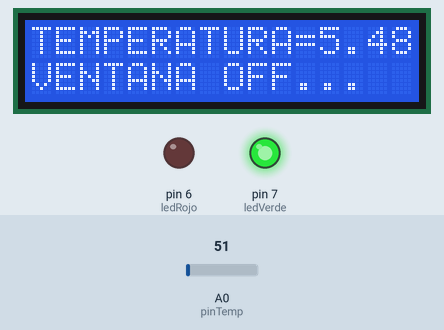
Simulated run of this sketch. Board: Arduino Uno, built with avr-gcc and run on an emulated ATmega328P. Shown: 16×2 character LCD, output pins drawn as LEDs (lit = HIGH). The test bench sets the inputs (shaded band); at power-on: A0 (pinTemp) = 51. What the sketch prints to the serial monitor is not drawn.

Above: at 2.2 s.
2.3 s: A0 (pinTemp) set to 61
At 3.5 s:
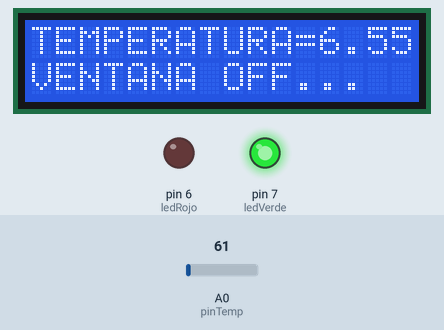
4.5 s: A0 (pinTemp) set to 71
At 5.5 s:
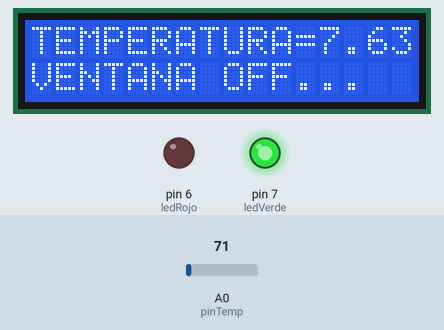
6.6 s: A0 (pinTemp) set to 86
At 7.5 s:
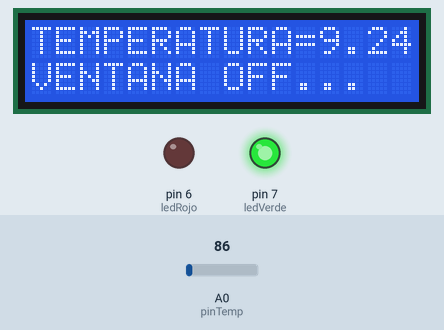
Timing chart, 0 to 9.6 s (numbered marks = the images above; inputs shaded):
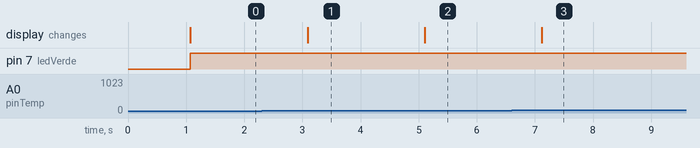

The sketch:

Greenhouse.ino
```cpp
/*
 * Programa de atomatizacion de un invernadero de tamaño pequeño en relacion a controlar temperatura y humedad
 *
 * @author djavic96
 * @version 0.5
 */
#include  <LiquidCrystal.h>

// CONSTRUCTOR PARA LA PANTALLA LCD 16X2
// AQUI SE CONFIGURAN LOS PINES PARA LA COMUNICACION CON LA PANTALLA
LiquidCrystal lcd(12, 11, 5, 4, 3, 2);

//Variables umbrales

float tempUmbral = 25.0;
float humUmbral = 0;

//////////////////////

const int ledRojo = 6;
const int ledVerde = 7;

float tempC; // Variable para almacenar el valor obtenido del sensor (0 a 1023)
int pinTemp = 0; // Variable del pin de entrada del sensor (A0)

void setup(){

  Serial.begin(9600);//iniciamos la consola

  lcd.begin(16, 2);//Iniciamos la pantalla de 16x32

  pinMode(ledRojo,OUTPUT);
  pinMode(ledVerde,OUTPUT);

  lcd.home();//Movemos el cursor al inicio
  lcd.print("Bienvenido");

  lcd.setCursor ( 0, 1 );//Movemos el cursor a esa posicion e imprimimos
  lcd.print("Encendiendo...");

  delay(1000);
  lcd.noDisplay();//Limpiamos la pantalla para comenzar el programa
  lcd.display();

}

void loop(){

  tempC = analogRead(pinTemp);//Leemos la entrada del sendor de temperatura

  tempC = (1.1 * tempC * 100.0)/1024.0;  //Con esta formula calculamos la temperatura en Cº

  Serial.print(tempC);//Imprimimos la temperatura en la consola
  Serial.print("\n");


 lcd.home();
 lcd.print("TEMPERATURA=");//Imprimos la temperatura en la pantalla
 lcd.print(tempC);

 if(tempC > tempUmbral){
  lcd.setCursor(0, 1);
  digitalWrite(ledVerde,LOW);
  digitalWrite(ledRojo,HIGH);
  lcd.print("VENTANA ON");

  //PONER ACCIONES PARA ABRIR VENTANA

 }else{
  lcd.setCursor(0, 1);
  digitalWrite(ledRojo,LOW);
  digitalWrite(ledVerde,HIGH);
  lcd.print("VENTANA OFF");

  //PONER ACCIONES PARA CERRAR VENTANA CON MOTOR
 }

 //CONDICIONES DE TEMPERATURA Y DE ENCENDIDO DE ASPERSORES

  delay(1000);//Tiempo de reposo antes de cada comprobacion


}
```

Measured:
- after the input at 2.3 s, the display: changes after 0.79 s (image 1)
- after the input at 4.5 s, the display: changes after 0.60 s (image 2)
- after the input at 6.6 s, the display: changes after 0.51 s (image 3)
